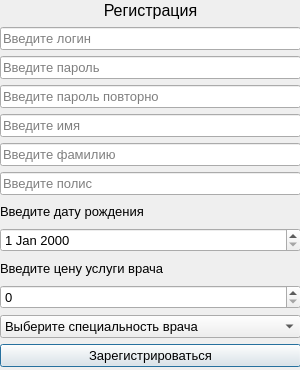
<?xml version="1.0" encoding="UTF-8"?>
<ui version="4.0">
 <class>reg_window</class>
 <widget class="QDialog" name="reg_window">
  <property name="geometry">
   <rect>
    <x>0</x>
    <y>0</y>
    <width>300</width>
    <height>370</height>
   </rect>
  </property>
  <property name="minimumSize">
   <size>
    <width>300</width>
    <height>370</height>
   </size>
  </property>
  <property name="maximumSize">
   <size>
    <width>300</width>
    <height>370</height>
   </size>
  </property>
  <property name="font">
   <font>
    <pointsize>10</pointsize>
   </font>
  </property>
  <property name="windowTitle">
   <string>Dialog</string>
  </property>
  <widget class="QWidget" name="verticalLayoutWidget">
   <property name="geometry">
    <rect>
     <x>0</x>
     <y>0</y>
     <width>301</width>
     <height>367</height>
    </rect>
   </property>
   <layout class="QVBoxLayout" name="verticalLayout">
    <item>
     <widget class="QLabel" name="label">
      <property name="font">
       <font>
        <pointsize>12</pointsize>
       </font>
      </property>
      <property name="text">
       <string>Регистрация</string>
      </property>
      <property name="alignment">
       <set>Qt::AlignCenter</set>
      </property>
     </widget>
    </item>
    <item>
     <widget class="QLineEdit" name="lineEdit_login">
      <property name="placeholderText">
       <string>Введите логин</string>
      </property>
     </widget>
    </item>
    <item>
     <widget class="QLineEdit" name="lineEdit_password">
      <property name="echoMode">
       <enum>QLineEdit::Password</enum>
      </property>
      <property name="placeholderText">
       <string>Введите пароль</string>
      </property>
     </widget>
    </item>
    <item>
     <widget class="QLineEdit" name="lineEdit_password_2">
      <property name="maxLength">
       <number>32809</number>
      </property>
      <property name="echoMode">
       <enum>QLineEdit::Password</enum>
      </property>
      <property name="placeholderText">
       <string>Введите пароль повторно</string>
      </property>
     </widget>
    </item>
    <item>
     <widget class="QLineEdit" name="lineEdit_firstName">
      <property name="placeholderText">
       <string>Введите имя</string>
      </property>
     </widget>
    </item>
    <item>
     <widget class="QLineEdit" name="lineEdit_secondName">
      <property name="placeholderText">
       <string>Введите фамилию</string>
      </property>
     </widget>
    </item>
    <item>
     <widget class="QLineEdit" name="lineEdit_polis">
      <property name="maxLength">
       <number>16</number>
      </property>
      <property name="placeholderText">
       <string>Введите полис</string>
      </property>
     </widget>
    </item>
    <item>
     <widget class="QLabel" name="label_bd">
      <property name="text">
       <string>Введите дату рождения</string>
      </property>
     </widget>
    </item>
    <item>
     <widget class="QDateEdit" name="dateEdit_bd">
      <property name="maximumDateTime">
       <datetime>
        <hour>23</hour>
        <minute>59</minute>
        <second>59</second>
        <year>2023</year>
        <month>1</month>
        <day>23</day>
       </datetime>
      </property>
      <property name="minimumDateTime">
       <datetime>
        <hour>0</hour>
        <minute>0</minute>
        <second>0</second>
        <year>1920</year>
        <month>9</month>
        <day>14</day>
       </datetime>
      </property>
     </widget>
    </item>
    <item>
     <widget class="QLabel" name="label_price">
      <property name="text">
       <string>Введите цену услуги врача</string>
      </property>
     </widget>
    </item>
    <item>
     <widget class="QSpinBox" name="spinBox_price">
      <property name="maximum">
       <number>100000</number>
      </property>
     </widget>
    </item>
    <item>
     <widget class="QComboBox" name="comboBox_specialization">
      <item>
       <property name="text">
        <string>Выберите специальность врача</string>
       </property>
      </item>
     </widget>
    </item>
    <item>
     <widget class="QPushButton" name="pushButton_reg">
      <property name="text">
       <string>Зарегистрироваться</string>
      </property>
     </widget>
    </item>
   </layout>
  </widget>
 </widget>
 <resources/>
 <connections/>
</ui>
